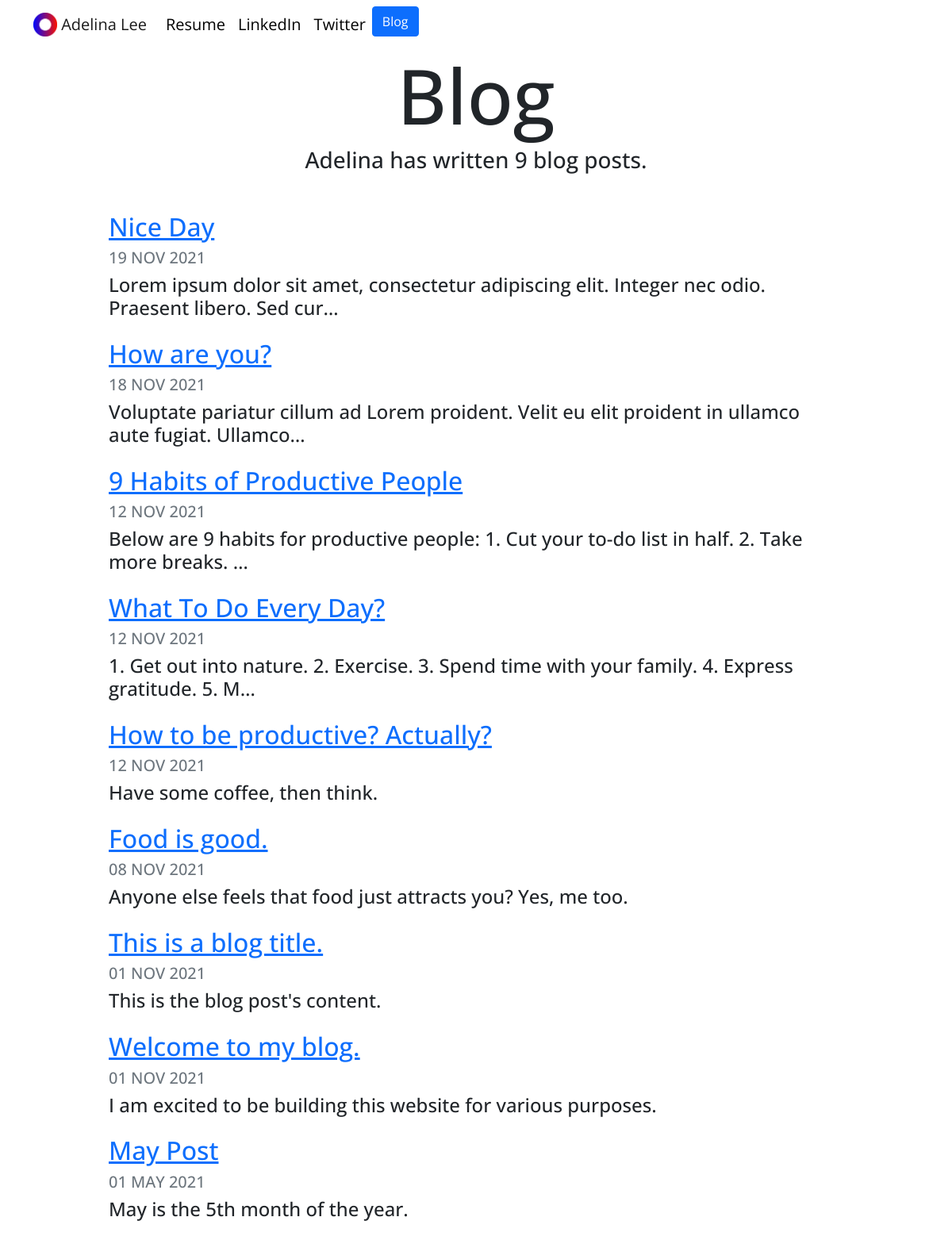
Screenshot of /blog/ with the database file from the repository.
### blog/models.py (models this page shows, shortened)
class BlogPost(models.Model):
    title = models.CharField(max_length=200, blank=False)
    date = models.DateField()
    content = models.TextField()

### blog/views.py (the view)
def all_blogs(request):
    blogs = BlogPost.objects.order_by("-date")
    return render(request, 'blog/all_blogs.html',
                  {'blogs': blogs})

### blog/templates/blog/all_blogs.html (shortened to what this page needs)
{% extends 'portfolio/base.html' %}
{% load static %}
{% block content %}
    <!DOCTYPE html>
    <html lang="en">
    <head>
    </head>
    <body>
    <h1 id="blogtitle" class="font-weight-bold text-center">Blog</h1>
    <h3 class="text-center mb-5">
        Adelina has written {{ blogs.count }} blog post{{ blogs.count|pluralize }}.
    </h3>
    {% for blog in blogs %}
        <div class="row justify-content-center my-3">
            <div class="col-md-10">
                <a href="{% url 'blog:detail' blog.id %}"><h2>{{ blog.title }}</h2></a>
                <h5 class="text-muted">{{ blog.date|date:'d M Y'|upper }}</h5>
                <h4>{{ blog.content|striptags|truncatechars:100 }}</h4>
            </div>
        </div>
    {% endfor %}
    </body>
    </html>
{% endblock %}

### portfolio/static/portfolio/custom.css (style rules this page uses)
body { font-family: 'Open Sans', sans-serif; }
#blogtitle { font-size: 6rem; }

### rows the page displays
BlogPost: title "Nice Day", date "19 NOV 2021", content "Lorem ipsum dolor sit amet, consectetur adipiscing elit. Integer nec odio. Praesent libero. Sed cur…"
BlogPost: title "How are you?", date "18 NOV 2021", content "Voluptate pariatur cillum ad Lorem proident. Velit eu elit proident in ullamco aute fugiat. Ullamco…"
BlogPost: title "9 Habits of Productive People", date "12 NOV 2021", content "Below are 9 habits for productive people: 1. Cut your to-do list in half. 2. Take more breaks. …"
BlogPost: title "What To Do Every Day?", date "12 NOV 2021", content "1. Get out into nature. 2. Exercise. 3. Spend time with your family. 4. Express gratitude. 5. M…"
BlogPost: title "How to be productive? Actually?", date "12 NOV 2021", content "Have some coffee, then think."
BlogPost: title "Food is good.", date "08 NOV 2021", content "Anyone else feels that food just attracts you? Yes, me too."
BlogPost: title "This is a blog title.", date "01 NOV 2021", content "This is the blog post's content."
BlogPost: title "Welcome to my blog.", date "01 NOV 2021", content "I am excited to be building this website for various purposes."
BlogPost: title "May Post", date "01 MAY 2021", content "May is the 5th month of the year."

### other values shown
{{ blogs.count }} "9"
